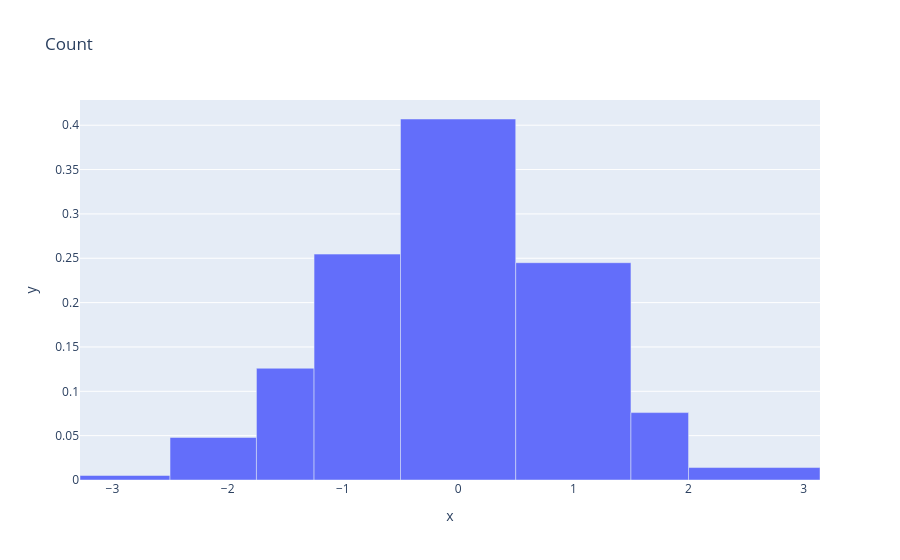

This figure's notebook cell:
### Markdown cell above
## Example 2: Different Normalization Modes

Khisto supports multiple normalization modes: count, percent, probability, and density.

### Code cell
# Count (default)
fig = histogram(x=data, title="Count")
fig.show()

### Figure 1 — Plotly figure (JSON) as saved in the notebook; plotly's stock layout.template omitted (floating-point values rounded to 4 significant figures)
{"data": [{"alignmentgroup": "True", "hovertemplate": "x=%{x}<br>y=%{y}<extra></extra>", "legendgroup": "", "marker": {"color": "#636efa", "pattern": {"shape": ""}}, "name": "", "offsetgroup": "", "orientation": "v", "showlegend": false, "type": "bar", "width": [0.7812, 0.75, 0.5, 0.75, 1, 1, 0.5, 1.141], "x": [-2.891, -2.125, -1.5, -0.875, 0.0, 1.0, 1.75, 2.57], "xaxis": "x", "y": [0.00512, 0.048, 0.126, 0.2547, 0.407, 0.245, 0.076, 0.01403], "yaxis": "y"}], "layout": {"legend": {"tracegroupgap": 0}, "title": {"text": "Count"}, "xaxis": {"anchor": "y", "domain": [0, 1], "title": {"text": "x"}}, "yaxis": {"anchor": "x", "domain": [0, 1], "title": {"text": "y"}}}}
